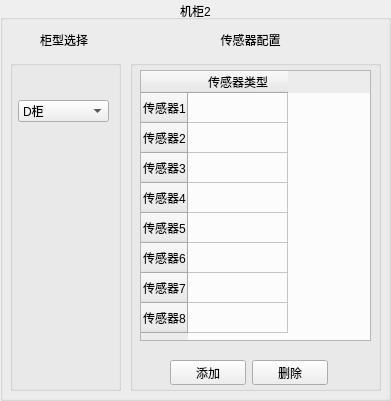
      <widget class="QGroupBox" name="groupBox_168">
       <property name="geometry">
        <rect>
         <x>410</x>
         <y>10</y>
         <width>391</width>
         <height>401</height>
        </rect>
       </property>
       <property name="title">
        <string>机柜2</string>
       </property>
       <property name="alignment">
        <set>Qt::AlignCenter</set>
       </property>
       <widget class="QGroupBox" name="groupBox_169">
        <property name="geometry">
         <rect>
          <x>710</x>
          <y>0</y>
          <width>211</width>
          <height>281</height>
         </rect>
        </property>
        <property name="title">
         <string>机柜1</string>
        </property>
       </widget>
       <widget class="QGroupBox" name="groupBox_170">
        <property name="geometry">
         <rect>
          <x>470</x>
          <y>0</y>
          <width>211</width>
          <height>281</height>
         </rect>
        </property>
        <property name="title">
         <string>机柜1</string>
        </property>
       </widget>
       <widget class="QGroupBox" name="groupBox_171">
        <property name="geometry">
         <rect>
          <x>10</x>
          <y>60</y>
          <width>111</width>
          <height>331</height>
         </rect>
        </property>
        <property name="title">
         <string/>
        </property>
        <widget class="QComboBox" name="Cabinet_comboBox_4851_master_c2_5">
         <property name="geometry">
          <rect>
           <x>8</x>
           <y>40</y>
           <width>91</width>
           <height>22</height>
          </rect>
         </property>
         <item>
          <property name="text">
           <string>D柜</string>
          </property>
         </item>
         <item>
          <property name="text">
           <string>C柜</string>
          </property>
         </item>
         <item>
          <property name="text">
           <string>V柜</string>
          </property>
         </item>
         <item>
          <property name="text">
           <string>696CBBR柜</string>
          </property>
         </item>
         <item>
          <property name="text">
           <string>696CB柜</string>
          </property>
         </item>
         <item>
          <property name="text">
           <string>BE柜</string>
          </property>
         </item>
         <item>
          <property name="text">
           <string>DE柜</string>
          </property>
         </item>
         <item>
          <property name="text">
           <string>F柜</string>
          </property>
         </item>
         <item>
          <property name="text">
           <string>M柜</string>
          </property>
         </item>
         <item>
          <property name="text">
           <string>PT柜</string>
          </property>
         </item>
         <item>
          <property name="text">
           <string>PTC500柜</string>
          </property>
         </item>
         <item>
          <property name="text">
           <string>PTC600柜</string>
          </property>
         </item>
         <item>
          <property name="text">
           <string>SL柜</string>
          </property>
         </item>
         <item>
          <property name="text">
           <string>SV25SV20柜</string>
          </property>
         </item>
         <item>
          <property name="text">
           <string>SV柜</string>
          </property>
         </item>
         <item>
          <property name="text">
           <string>V25V20柜</string>
          </property>
         </item>
        </widget>
        <widget class="QLabel" name="picture_lable_4851_master_c2_5">
         <property name="geometry">
          <rect>
           <x>20</x>
           <y>70</y>
           <width>71</width>
           <height>211</height>
          </rect>
         </property>
         <property name="text">
          <string/>
         </property>
        </widget>
       </widget>
       <widget class="QTableWidget" name="tableWidget_4851_master_c2_5">
        <property name="geometry">
         <rect>
          <x>140</x>
          <y>70</y>
          <width>231</width>
          <height>271</height>
         </rect>
        </property>
        <property name="lineWidth">
         <number>1</number>
        </property>
        <property name="autoScrollMargin">
         <number>16</number>
        </property>
        <row>
         <property name="text">
          <string>传感器1</string>
         </property>
        </row>
        <row>
         <property name="text">
          <string>传感器2</string>
         </property>
        </row>
        <row>
         <property name="text">
          <string>传感器3</string>
         </property>
        </row>
        <row>
         <property name="text">
          <string>传感器4</string>
         </property>
        </row>
        <row>
         <property name="text">
          <string>传感器5</string>
         </property>
        </row>
        <row>
         <property name="text">
          <string>传感器6</string>
         </property>
        </row>
        <row>
         <property name="text">
          <string>传感器7</string>
         </property>
        </row>
        <row>
         <property name="text">
          <string>传感器8</string>
         </property>
        </row>
        <column>
         <property name="text">
          <string>传感器类型</string>
         </property>
        </column>
       </widget>
       <widget class="QLabel" name="label_111">
        <property name="geometry">
         <rect>
          <x>200</x>
          <y>30</y>
          <width>101</width>
          <height>20</height>
         </rect>
        </property>
        <property name="text">
         <string>传感器配置</string>
        </property>
        <property name="alignment">
         <set>Qt::AlignCenter</set>
        </property>
       </widget>
       <widget class="QLabel" name="label_112">
        <property name="geometry">
         <rect>
          <x>40</x>
          <y>30</y>
          <width>54</width>
          <height>20</height>
         </rect>
        </property>
        <property name="text">
         <string>柜型选择</string>
        </property>
       </widget>
       <widget class="QGroupBox" name="groupBox_172">
        <property name="geometry">
         <rect>
          <x>130</x>
          <y>60</y>
          <width>251</width>
          <height>331</height>
         </rect>
        </property>
        <property name="title">
         <string/>
        </property>
        <widget class="QWidget" name="layoutWidget_39">
         <property name="geometry">
          <rect>
           <x>40</x>
           <y>300</y>
           <width>158</width>
           <height>25</height>
          </rect>
         </property>
         <layout class="QHBoxLayout" name="horizontalLayout_76">
          <item>
           <widget class="QPushButton" name="addBt_4851_master_c2_5">
            <property name="text">
             <string>添加</string>
            </property>
           </widget>
          </item>
          <item>
           <widget class="QPushButton" name="deleteBt_4851_master_c2_5">
            <property name="text">
             <string>删除</string>
            </property>
           </widget>
          </item>
         </layout>
        </widget>
       </widget>
      </widget>
